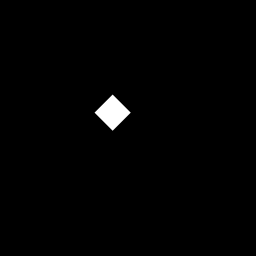
#> input picture data/square_simple.pngvin/frame-00012.png, 256 x 256 px
$ python frame.py   (Python 2 division)
#> lines starting #> are read from the running program, lines starting #| are printed output that depends on the picture
from PIL import Image
import numpy

class frame:
    """
    Dual for image as numpy.array and (PIL.Image, Cairo.ImageSurface)

    @Example
        f=frame(Image.load('test.png'))
        frame.get_copy_of_image().show()
        read_array(frame.get_array())
        frame.get_image().show()
        write_array(frame.get_array())
        frame.get_copy_of_image().show()

    @Note the dual could be generalized and perhaps used elsewhere
    """

    array=None

    def __init__(self,image):
        self.array=numpy.asarray(image,dtype=float).copy()

    def get_copy_of_current_image(self):
        """
        Generates an new image from the array each time its called

        @Return An PIL.Image from the current array
        """
        return Image.frombuffer('RGBA',self.array.shape[0:2],numpy.uint8(self.array),'raw','RGBA',0,1)

    def get_array(self):
        """
        Gets the array representing the image.

        @Return numpy.array representing the image
        """
        return self.array


if(__name__=='__main__'):
    img=frame(Image.open("../../data/square_simple.pngvin/frame-00012.png"))
    print img.get_array().dtype
    img.get_copy_of_current_image().show()
#> in get_copy_of_current_image, returned value is the input picture: PIL image 256x256 RGBA; mean R, G, B, A 2.5, 2.5, 2.5, 255
    img.get_array()[128:200,128:200,:]=128
    img.get_copy_of_current_image().show()
#> in get_copy_of_current_image (call 2), `return Image.frombuffer('RGBA',self.array.shape[0:2],numpy.uint8(self...`:
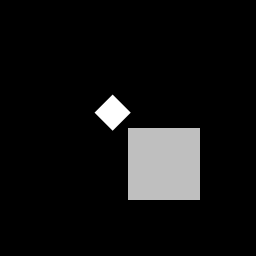
#> returned value: PIL image 256x256 RGBA; mean R, G, B, A 12.7, 12.7, 12.7, 245; transparent parts drawn white
